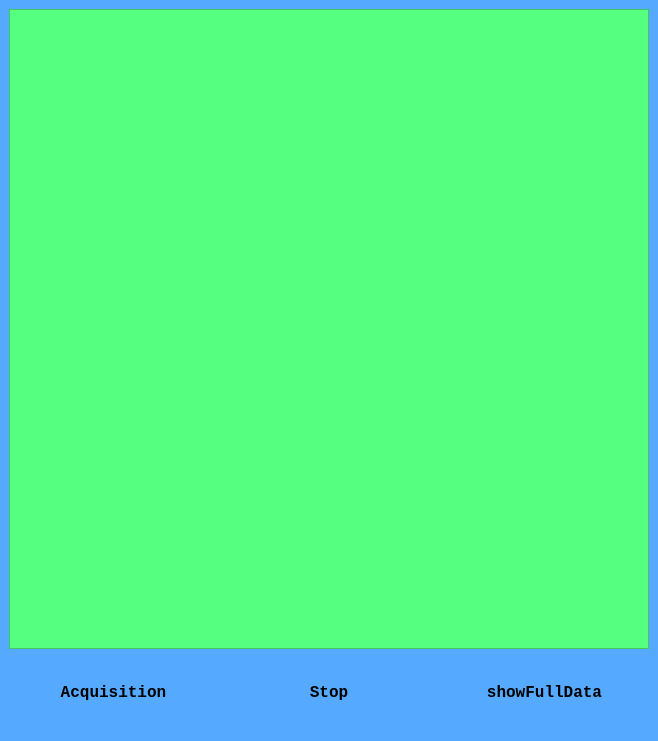
<?xml version="1.0" encoding="UTF-8"?>
<ui version="4.0">
 <class>MainWindow</class>
 <widget class="QMainWindow" name="MainWindow">
  <property name="geometry">
   <rect>
    <x>0</x>
    <y>0</y>
    <width>658</width>
    <height>741</height>
   </rect>
  </property>
  <property name="windowTitle">
   <string>MainWindow</string>
  </property>
  <property name="styleSheet">
   <string notr="true">background-color: rgb(85, 170, 255);</string>
  </property>
  <widget class="QWidget" name="centralwidget">
   <layout class="QVBoxLayout" name="verticalLayout">
    <item>
     <widget class="QFrame" name="frame">
      <property name="minimumSize">
       <size>
        <width>640</width>
        <height>640</height>
       </size>
      </property>
      <property name="maximumSize">
       <size>
        <width>640</width>
        <height>640</height>
       </size>
      </property>
      <property name="styleSheet">
       <string notr="true">background-color: rgb(85, 255, 127);</string>
      </property>
      <property name="frameShape">
       <enum>QFrame::StyledPanel</enum>
      </property>
      <property name="frameShadow">
       <enum>QFrame::Raised</enum>
      </property>
     </widget>
    </item>
    <item>
     <layout class="QHBoxLayout" name="horizontalLayout">
      <item>
       <widget class="QPushButton" name="pushButton">
        <property name="minimumSize">
         <size>
          <width>75</width>
          <height>75</height>
         </size>
        </property>
        <property name="font">
         <font>
          <family>Courier New</family>
          <pointsize>12</pointsize>
          <weight>75</weight>
          <bold>true</bold>
         </font>
        </property>
        <property name="autoFillBackground">
         <bool>false</bool>
        </property>
        <property name="styleSheet">
         <string notr="true">background-color: rgb(170, 170, 255);</string>
        </property>
        <property name="text">
         <string>Acquisition</string>
        </property>
        <property name="flat">
         <bool>true</bool>
        </property>
       </widget>
      </item>
      <item>
       <widget class="QPushButton" name="pushButton_2">
        <property name="minimumSize">
         <size>
          <width>75</width>
          <height>75</height>
         </size>
        </property>
        <property name="font">
         <font>
          <family>Courier New</family>
          <pointsize>12</pointsize>
          <weight>75</weight>
          <bold>true</bold>
         </font>
        </property>
        <property name="autoFillBackground">
         <bool>false</bool>
        </property>
        <property name="text">
         <string>Stop</string>
        </property>
        <property name="flat">
         <bool>true</bool>
        </property>
       </widget>
      </item>
      <item>
       <widget class="QPushButton" name="fullDataButton">
        <property name="minimumSize">
         <size>
          <width>0</width>
          <height>75</height>
         </size>
        </property>
        <property name="font">
         <font>
          <family>Courier New</family>
          <pointsize>12</pointsize>
          <weight>75</weight>
          <italic>false</italic>
          <bold>true</bold>
         </font>
        </property>
        <property name="text">
         <string>showFullData</string>
        </property>
        <property name="flat">
         <bool>true</bool>
        </property>
       </widget>
      </item>
     </layout>
    </item>
   </layout>
  </widget>
 </widget>
 <resources/>
 <connections/>
</ui>
